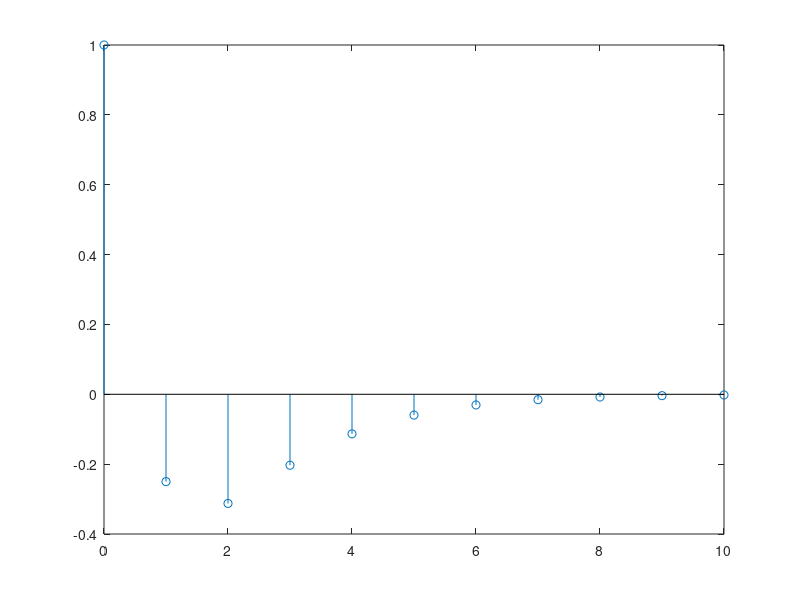

This chart was generated by the following MATLAB code:
clc
close all
clear all
b=[1 -1 0];
a=[1 -3/4 1/8];
n= 0:10;
sys=tf(b,a,[],'variable','z')
[I]=impz(b,a,length(n))
stem(n,I)